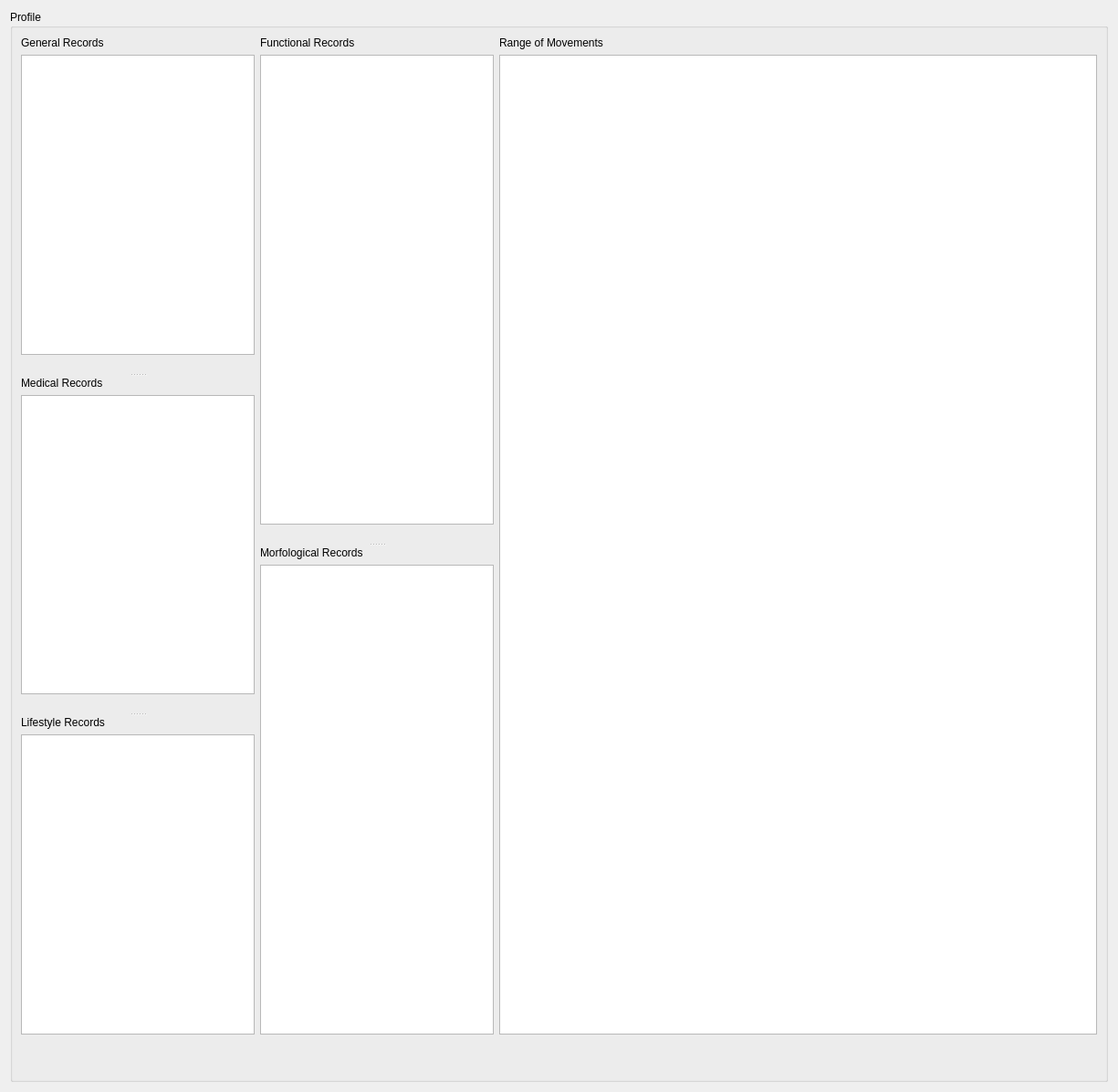
<?xml version="1.0" encoding="UTF-8"?>
<ui version="4.0">
 <class>UserClientprofileWidget</class>
 <widget class="QWidget" name="UserClientprofileWidget">
  <property name="geometry">
   <rect>
    <x>0</x>
    <y>0</y>
    <width>1225</width>
    <height>1197</height>
   </rect>
  </property>
  <layout class="QGridLayout" name="gridLayout_2">
   <item row="0" column="0">
    <widget class="QGroupBox" name="groupBox">
     <property name="sizePolicy">
      <sizepolicy hsizetype="Expanding" vsizetype="Expanding">
       <horstretch>0</horstretch>
       <verstretch>0</verstretch>
      </sizepolicy>
     </property>
     <property name="title">
      <string>Profile </string>
     </property>
     <layout class="QGridLayout" name="gridLayout">
      <item row="0" column="0">
       <layout class="QHBoxLayout" name="horizontalLayout_2">
        <item>
         <layout class="QVBoxLayout" name="verticalLayout_3"/>
        </item>
        <item>
         <widget class="QSplitter" name="splitter_3">
          <property name="orientation">
           <enum>Qt::Orientation::Vertical</enum>
          </property>
          <widget class="QWidget" name="verticalLayoutWidget_2">
           <layout class="QVBoxLayout" name="verticalLayout_7">
            <item>
             <widget class="QLabel" name="label_2">
              <property name="text">
               <string>General Records</string>
              </property>
             </widget>
            </item>
            <item>
             <widget class="QTableView" name="generalRecords"/>
            </item>
            <item>
             <layout class="QHBoxLayout" name="horizontalLayout_5">
              <item>
               <spacer name="horizontalSpacer_4">
                <property name="orientation">
                 <enum>Qt::Orientation::Horizontal</enum>
                </property>
                <property name="sizeHint" stdset="0">
                 <size>
                  <width>40</width>
                  <height>20</height>
                 </size>
                </property>
               </spacer>
              </item>
             </layout>
            </item>
           </layout>
          </widget>
          <widget class="QWidget" name="verticalLayoutWidget">
           <layout class="QVBoxLayout" name="verticalLayout_2">
            <item>
             <widget class="QLabel" name="label">
              <property name="text">
               <string>Medical Records</string>
              </property>
             </widget>
            </item>
            <item>
             <widget class="QTableView" name="medRecords"/>
            </item>
            <item>
             <layout class="QHBoxLayout" name="horizontalLayout_3">
              <item>
               <spacer name="horizontalSpacer_3">
                <property name="orientation">
                 <enum>Qt::Orientation::Horizontal</enum>
                </property>
                <property name="sizeHint" stdset="0">
                 <size>
                  <width>40</width>
                  <height>20</height>
                 </size>
                </property>
               </spacer>
              </item>
             </layout>
            </item>
           </layout>
          </widget>
          <widget class="QWidget" name="verticalLayoutWidget_3">
           <layout class="QVBoxLayout" name="verticalLayout_8">
            <item>
             <widget class="QLabel" name="label_3">
              <property name="text">
               <string>Lifestyle Records</string>
              </property>
             </widget>
            </item>
            <item>
             <widget class="QSplitter" name="splitter">
              <property name="orientation">
               <enum>Qt::Orientation::Vertical</enum>
              </property>
              <widget class="QTableView" name="lifeStylerecords"/>
             </widget>
            </item>
            <item>
             <layout class="QHBoxLayout" name="horizontalLayout_6">
              <item>
               <spacer name="horizontalSpacer_2">
                <property name="orientation">
                 <enum>Qt::Orientation::Horizontal</enum>
                </property>
                <property name="sizeHint" stdset="0">
                 <size>
                  <width>40</width>
                  <height>20</height>
                 </size>
                </property>
               </spacer>
              </item>
             </layout>
            </item>
           </layout>
          </widget>
         </widget>
        </item>
        <item>
         <layout class="QVBoxLayout" name="verticalLayout_4"/>
        </item>
        <item>
         <widget class="QSplitter" name="splitter_4">
          <property name="orientation">
           <enum>Qt::Orientation::Vertical</enum>
          </property>
          <widget class="QWidget" name="verticalLayoutWidget_5">
           <layout class="QVBoxLayout" name="verticalLayout_10">
            <item>
             <widget class="QLabel" name="label_5">
              <property name="text">
               <string>Functional Records</string>
              </property>
             </widget>
            </item>
            <item>
             <widget class="QSplitter" name="splitter_2">
              <property name="orientation">
               <enum>Qt::Orientation::Vertical</enum>
              </property>
              <widget class="QTableView" name="functionalRecords"/>
             </widget>
            </item>
            <item>
             <layout class="QHBoxLayout" name="horizontalLayout_8">
              <item>
               <spacer name="horizontalSpacer_5">
                <property name="orientation">
                 <enum>Qt::Orientation::Horizontal</enum>
                </property>
                <property name="sizeHint" stdset="0">
                 <size>
                  <width>40</width>
                  <height>20</height>
                 </size>
                </property>
               </spacer>
              </item>
             </layout>
            </item>
           </layout>
          </widget>
          <widget class="QWidget" name="verticalLayoutWidget_4">
           <layout class="QVBoxLayout" name="verticalLayout_9">
            <item>
             <widget class="QLabel" name="label_4">
              <property name="text">
               <string>Morfological Records</string>
              </property>
             </widget>
            </item>
            <item>
             <widget class="QTableView" name="morfoRecords"/>
            </item>
            <item>
             <layout class="QHBoxLayout" name="horizontalLayout_7">
              <item>
               <spacer name="horizontalSpacer_6">
                <property name="orientation">
                 <enum>Qt::Orientation::Horizontal</enum>
                </property>
                <property name="sizeHint" stdset="0">
                 <size>
                  <width>40</width>
                  <height>20</height>
                 </size>
                </property>
               </spacer>
              </item>
             </layout>
            </item>
           </layout>
          </widget>
         </widget>
        </item>
        <item>
         <layout class="QVBoxLayout" name="verticalLayout_5"/>
        </item>
        <item>
         <layout class="QVBoxLayout" name="verticalLayout_11">
          <item>
           <widget class="QLabel" name="label_6">
            <property name="text">
             <string>Range of Movements</string>
            </property>
           </widget>
          </item>
          <item>
           <widget class="QTableView" name="romRecords"/>
          </item>
          <item>
           <layout class="QHBoxLayout" name="horizontalLayout_9">
            <item>
             <spacer name="horizontalSpacer_7">
              <property name="orientation">
               <enum>Qt::Orientation::Horizontal</enum>
              </property>
              <property name="sizeHint" stdset="0">
               <size>
                <width>40</width>
                <height>20</height>
               </size>
              </property>
             </spacer>
            </item>
           </layout>
          </item>
         </layout>
        </item>
        <item>
         <layout class="QVBoxLayout" name="verticalLayout_6"/>
        </item>
       </layout>
      </item>
      <item row="1" column="0">
       <layout class="QHBoxLayout" name="horizontalLayout_11">
        <item>
         <spacer name="horizontalSpacer">
          <property name="orientation">
           <enum>Qt::Orientation::Horizontal</enum>
          </property>
          <property name="sizeHint" stdset="0">
           <size>
            <width>40</width>
            <height>20</height>
           </size>
          </property>
         </spacer>
        </item>
       </layout>
      </item>
     </layout>
    </widget>
   </item>
  </layout>
 </widget>
 <resources/>
 <connections/>
</ui>
